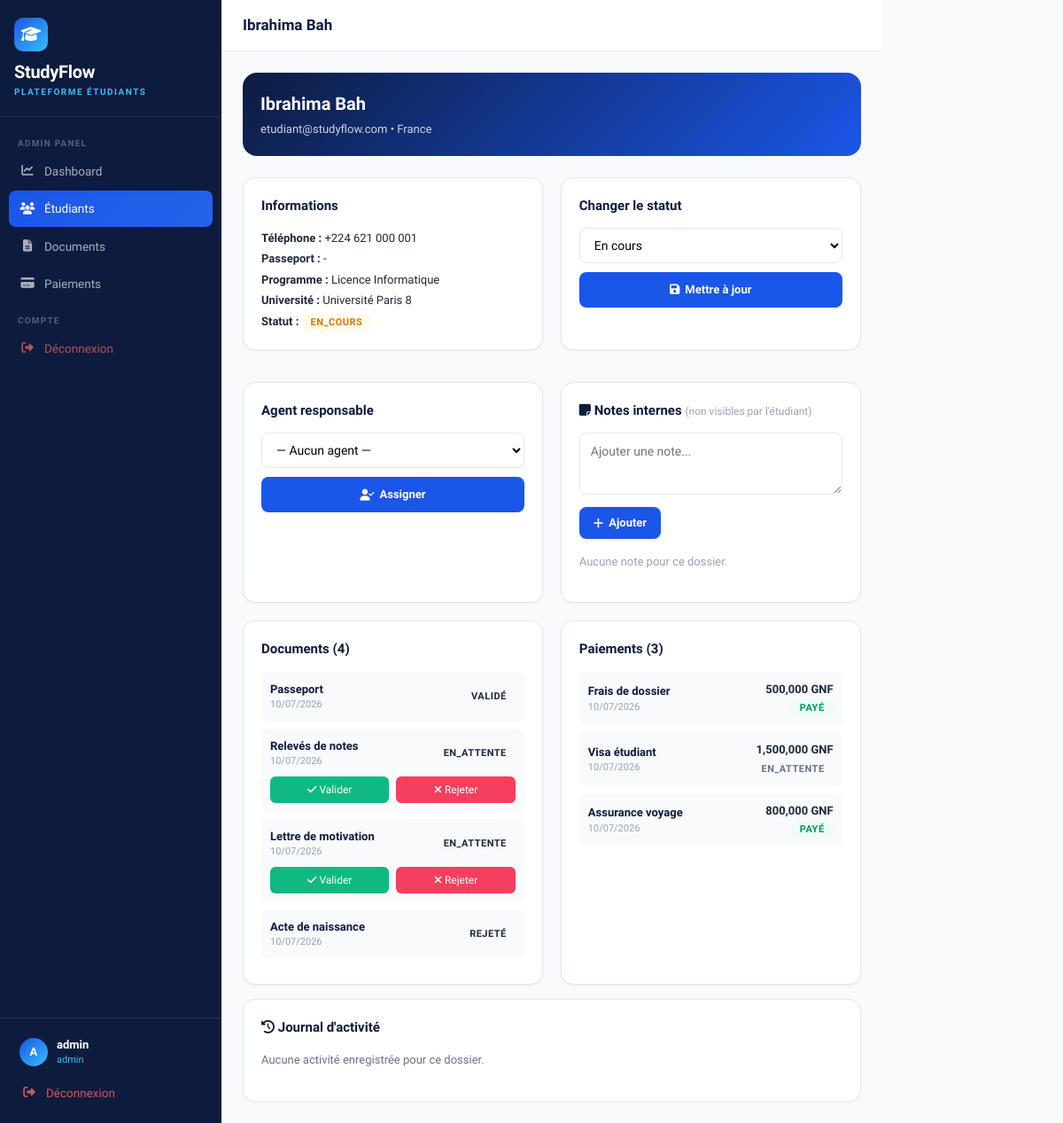
/admin/student/1 (signed in), run on the app's committed database.
### models/user.py (models this page shows, shortened)
class User(UserMixin, db.Model):
    __tablename__ = 'users'
    id = db.Column(db.Integer, primary_key=True)
    email = db.Column(db.String(120), unique=True, nullable=False)
    password_hash = db.Column(db.String(256))
    role = db.Column(db.String(20), default='student')
    is_active = db.Column(db.Boolean, default=True)
    reset_token = db.Column(db.String(100), nullable=True)
    reset_token_expiry = db.Column(db.DateTime, nullable=True)
    created_at = db.Column(db.DateTime, default=datetime.utcnow)
    student_profile = db.relationship('StudentProfile', backref='user', uselist=False, foreign_keys='StudentProfile.user_id')

class StudentProfile(db.Model):
    __tablename__ = 'student_profiles'
    id = db.Column(db.Integer, primary_key=True)
    user_id = db.Column(db.Integer, db.ForeignKey('users.id'), nullable=False)
    assigned_agent_id = db.Column(db.Integer, db.ForeignKey('users.id'), nullable=True)
    first_name = db.Column(db.String(80))
    last_name = db.Column(db.String(80))
    phone = db.Column(db.String(20))
    nationality = db.Column(db.String(50))
    passport_number = db.Column(db.String(30))
    destination_country = db.Column(db.String(50))
    program = db.Column(db.String(200))
    program_level = db.Column(db.String(20), default='Licence')  # Licence, Master
    university = db.Column(db.String(200))
    status = db.Column(db.String(30), default='nouveau')
    status_updated_at = db.Column(db.DateTime, default=datetime.utcnow)
    created_at = db.Column(db.DateTime, default=datetime.utcnow)
    documents = db.relationship('Document', backref='student', lazy=True)
    assigned_agent = db.relationship('User', foreign_keys=[assigned_agent_id])
    payments = db.relationship('Payment', backref='student', lazy=True)
    @property
    def full_name(self):
        return f"{self.first_name or ''} {self.last_name or ''}".strip()

class Document(db.Model):
    __tablename__ = 'documents'
    id = db.Column(db.Integer, primary_key=True)
    student_id = db.Column(db.Integer, db.ForeignKey('student_profiles.id'), nullable=False)
    name = db.Column(db.String(200))
    doc_type = db.Column(db.String(50))
    file_url = db.Column(db.String(300))
    file_name = db.Column(db.String(200))
    file_size = db.Column(db.Integer)
    status = db.Column(db.String(20), default='en_attente')
    rejection_reason = db.Column(db.Text)
    uploaded_at = db.Column(db.DateTime, default=datetime.utcnow)

class Payment(db.Model):
    __tablename__ = 'payments'
    id = db.Column(db.Integer, primary_key=True)
    student_id = db.Column(db.Integer, db.ForeignKey('student_profiles.id'), nullable=False)
    amount = db.Column(db.Float)
    currency = db.Column(db.String(10), default='GNF')
    service = db.Column(db.String(100))
    status = db.Column(db.String(20), default='en_attente')
    payment_method = db.Column(db.String(50))
    created_at = db.Column(db.DateTime, default=datetime.utcnow)

### routes/admin.py (the view)
@admin_bp.route('/student/<int:sid>')
@login_required
@admin_required
def student_detail(sid):
    profile = StudentProfile.query.get_or_404(sid)
    docs = Document.query.filter_by(student_id=sid).all()
    payments = Payment.query.filter_by(student_id=sid).all()
    all_agents = User.query.filter_by(role='agent').all()
    from models.user import ActivityLog, InternalNote
    logs = ActivityLog.query.filter_by(student_id=sid).order_by(ActivityLog.created_at.desc()).limit(20).all()
    notes = InternalNote.query.filter_by(student_id=sid).order_by(InternalNote.created_at.desc()).all()
    return render_template('admin/student_detail.html',
        profile=profile, docs=docs, payments=payments, all_agents=all_agents, logs=logs, notes=notes
    )

### routes/admin.py (called while the page is built)
def admin_required(f):
    @wraps(f)
    def decorated(*args, **kwargs):
        if not current_user.is_authenticated or current_user.role != 'admin':
            flash('Accès refusé. Vous n\'êtes pas administrateur.', 'danger')
            return redirect(url_for('auth.login'))
        return f(*args, **kwargs)
    return decorated

### templates/admin/student_detail.html (shortened to what this page needs)
{% extends "base.html" %}
{% block sidebar_nav %}
<div class="nav-label">Admin Panel</div>
<a href="{{ url_for('admin.dashboard') }}" class="sidebar-link">
  <i class="fas fa-chart-line"></i> Dashboard
</a>
<a href="{{ url_for('admin.students') }}" class="sidebar-link active">
  <i class="fas fa-users"></i> Étudiants
</a>
<a href="{{ url_for('admin.documents') }}" class="sidebar-link">
  <i class="fas fa-file-alt"></i> Documents
</a>
<a href="{{ url_for('admin.payments') }}" class="sidebar-link">
  <i class="fas fa-credit-card"></i> Paiements
</a>
<div class="nav-label">Compte</div>
<a href="{{ url_for('auth.logout') }}" class="sidebar-link" style="color:rgba(255,100,100,.7);">
  <i class="fas fa-sign-out-alt"></i> Déconnexion
</a>
{% endblock %}
{% block page_title %}{{ profile.full_name }}{% endblock %}
{% block content %}
<div style="background:linear-gradient(135deg,#0D1B3E,#1A56E8);border-radius:16px;padding:20px;color:#fff;margin-bottom:24px;">
  <div style="font-size:20px;font-weight:800;margin-bottom:4px;">{{ profile.full_name }}</div>
  <div style="font-size:13px;opacity:.8;">{{ profile.user.email if profile.user else '-' }} • {{ profile.destination_country or '-' }}</div>
</div>
<div style="display:grid;grid-template-columns:1fr 1fr;gap:20px;">
  <div class="sf-card">
    <div style="font-size:15px;font-weight:700;color:#0D1B3E;margin-bottom:14px;">Informations</div>
    <div style="font-size:13px;line-height:1.8;">
      <div><b>Téléphone :</b> {{ profile.phone or '-' }}</div>
      <div><b>Passeport :</b> {{ profile.passport_number or '-' }}</div>
      <div><b>Programme :</b> {{ profile.program or '-' }}</div>
      <div><b>Université :</b> {{ profile.university or '-' }}</div>
      <div><b>Statut :</b> <span class="badge-status bs-{{ profile.status }}">{{ profile.status }}</span></div>
    </div>
  </div>
  <div class="sf-card">
    <div style="font-size:15px;font-weight:700;color:#0D1B3E;margin-bottom:14px;">Changer le statut</div>
    <form method="POST" action="{{ url_for('admin.update_student_status', sid=profile.id) }}">
      <select name="status" class="sf-input" style="padding-left:12px;margin-bottom:10px;">
        <option value="en_cours" {% if profile.status == 'en_cours' %}selected{% endif %}>En cours</option>
      </select>
      <button type="submit" class="btn-sf btn-primary-sf" style="width:100%;justify-content:center;padding:10px;">
        <i class="fas fa-save"></i> Mettre à jour
      </button>
    </form>
  </div>
  <div class="sf-card" style="margin-top:16px;">
    <div style="font-size:15px;font-weight:700;color:#0D1B3E;margin-bottom:14px;">Agent responsable</div>
    <form method="POST" action="{{ url_for('admin.assign_agent', sid=profile.id) }}">
      <select name="agent_id" class="sf-input" style="padding-left:12px;margin-bottom:10px;">
        <option value="">— Aucun agent —</option>
      </select>
      <button type="submit" class="btn-sf btn-primary-sf" style="width:100%;justify-content:center;padding:10px;">
        <i class="fas fa-user-check"></i> Assigner
      </button>
    </form>
  </div>
  <div class="sf-card" style="margin-top:16px;">
    <div style="font-size:15px;font-weight:700;color:#0D1B3E;margin-bottom:14px;">
      <i class="fas fa-sticky-note"></i> Notes internes <span style="font-weight:400;color:#94A3B8;font-size:12px;">(non visibles par l'étudiant)</span>
    </div>
    <form method="POST" action="{{ url_for('admin.add_note', sid=profile.id) }}" style="margin-bottom:16px;">
      <textarea name="content" class="sf-input" style="padding:10px 12px;min-height:70px;" placeholder="Ajouter une note..." required></textarea>
      <button type="submit" class="btn-sf btn-primary-sf" style="margin-top:8px;padding:8px 16px;">
        <i class="fas fa-plus"></i> Ajouter
      </button>
    </form>
    {% if notes %}
      {% for note in notes %}
      <div style="padding:10px 0;border-bottom:1px solid #F1F5F9;">
        <div style="font-size:13px;color:#1E293B;">{{ note.content }}</div>
        <div style="font-size:11px;color:#94A3B8;margin-top:4px;">{{ note.author.email }} — {{ note.created_at.strftime('%d/%m/%Y %H:%M') }}</div>
      </div>
      {% endfor %}
    {% else %}
      <p style="color:#94A3B8;font-size:13px;">Aucune note pour ce dossier.</p>
    {% endif %}
  </div>
</div>
<div style="display:grid;grid-template-columns:1fr 1fr;gap:20px;margin-top:20px;">
  <div class="sf-card">
    <div style="font-size:15px;font-weight:700;color:#0D1B3E;margin-bottom:14px;">Documents ({{ docs|length }})</div>
    {% for doc in docs %}
    <div style="padding:10px;background:#F8FAFC;border-radius:8px;margin-bottom:8px;">
      <div style="display:flex;justify-content:space-between;align-items:center;">
        <div>
          <div style="font-size:13px;font-weight:600;color:#0D1B3E;">{{ doc.name }}</div>
          <div style="font-size:11px;color:#94A3B8;">{{ doc.uploaded_at.strftime('%d/%m/%Y') }}</div>
        </div>
        <span class="badge-status bs-{{ doc.status }}">{{ doc.status }}</span>
      </div>
      {% if doc.status == 'en_attente' %}
      <div style="display:flex;gap:8px;margin-top:8px;">
        <form method="POST" action="{{ url_for('admin.validate_document', did=doc.id) }}" style="flex:1;">
          <button type="submit" style="width:100%;background:#10B981;color:white;border:none;border-radius:6px;padding:6px;font-size:12px;">
            <i class="fas fa-check"></i> Valider
          </button>
        </form>
        <form method="POST" action="{{ url_for('admin.validate_document', did=doc.id) }}" style="flex:1;">
          <button type="submit" style="width:100%;background:#F43F5E;color:white;border:none;border-radius:6px;padding:6px;font-size:12px;">
            <i class="fas fa-times"></i> Rejeter
          </button>
        </form>
      </div>
      {% endif %}
    </div>
    {% endfor %}
  </div>
  <div class="sf-card">
    <div style="font-size:15px;font-weight:700;color:#0D1B3E;margin-bottom:14px;">Paiements ({{ payments|length }})</div>
    {% for p in payments %}
    <div style="padding:10px;background:#F8FAFC;border-radius:8px;margin-bottom:8px;">
      <div style="display:flex;justify-content:space-between;align-items:center;">
        <div>
          <div style="font-size:13px;font-weight:600;color:#0D1B3E;">{{ p.service }}</div>
          <div style="font-size:11px;color:#94A3B8;">{{ p.created_at.strftime('%d/%m/%Y') }}</div>
        </div>
        <div style="text-align:right;">
          <div style="font-size:13px;font-weight:700;">{{ "{:,.0f}".format(p.amount) }} GNF</div>
          <span class="badge-status {% if p.status == 'payé' %}bs-valide{% else %}bs-attente{% endif %}">{{ p.status }}</span>
        </div>
      </div>
    </div>
    {% endfor %}
  </div>
</div>
<div class="sf-card" style="margin-top:16px;">
  <div style="font-size:15px;font-weight:700;color:#0D1B3E;margin-bottom:16px;">
    <i class="fas fa-history"></i> Journal d'activité
  </div>
  {% if logs %}
    {% for log in logs %}
    <div style="padding:10px 0;border-bottom:1px solid #F1F5F9;display:flex;justify-content:space-between;align-items:center;">
      <div>
        <span style="font-size:13px;color:#0D1B3E;">{{ log.action }}</span>
        <div style="font-size:11px;color:#94A3B8;margin-top:2px;">par {{ log.actor_name }}</div>
      </div>
      <div style="font-size:11px;color:#94A3B8;white-space:nowrap;">{{ log.created_at.strftime('%d/%m/%Y %H:%M') }}</div>
    </div>
    {% endfor %}
  {% else %}
    <p style="color:#64748B;font-size:13px;">Aucune activité enregistrée pour ce dossier.</p>
  {% endif %}
</div>
{% endblock %}

### templates/base.html (shortened to what this page needs)
<!DOCTYPE html>
<html lang="fr">
<head>
  <link href="https://cdn.jsdelivr.net/npm/bootstrap@5.3.2/dist/css/bootstrap.min.css" rel="stylesheet">
  <link href="https://cdnjs.cloudflare.com/ajax/libs/font-awesome/6.5.0/css/all.min.css" rel="stylesheet">
</head>
<body>
{% block body %}
<div style="display:flex">
  <nav class="sidebar">
    <div class="sidebar-logo">
      <div class="logo-icon"><i class="fas fa-graduation-cap"></i></div>
      <div class="brand-name">StudyFlow</div>
      <div class="brand-sub">Plateforme Étudiants</div>
    </div>
    <div class="sidebar-nav">
      {% block sidebar_nav %}{% endblock %}
    </div>
    <div class="sidebar-footer">
      <div class="sidebar-user">
        <div class="s-avatar">{{ current_user.email[0].upper() }}</div>
        <div>
          <div class="s-name">{{ current_user.email.split('@')[0] }}</div>
          <div class="s-role">{{ current_user.role }}</div>
        </div>
      </div>
      <a href="{{ url_for('auth.logout') }}" class="sidebar-link" style="color:rgba(255,100,100,.8)">
        <i class="fas fa-sign-out-alt"></i> Déconnexion
      </a>
    </div>
  </nav>
  <div class="main-wrap">
    <header class="topbar">
      <div class="topbar-title">{% block page_title %}{% endblock %}</div>
    </header>
    <main class="page-content">
      {% block content %}{% endblock %}
    </main>
  </div>
</div>
{% endblock %}
</body>
</html>

### templates/base.html (style rules this page uses)
:root { --navy: #0D1B3E; --blue: #1A56E8; --sky: #38BDF8; --green: #10B981; --amber: #F59E0B; --rose: #F43F5E; --slate: #64748B; --light: #F8FAFC; --border: #E2E8F0; --sidebar-w: 250px; }
* { box-sizing: border-box; margin: 0; padding: 0; }
body { font-family: 'Plus Jakarta Sans', sans-serif; background: var(--light); color: #1E293B; font-size: 14px; }
.sidebar { position: fixed; top: 0; left: 0; bottom: 0; width: var(--sidebar-w); background: var(--navy); display: flex; flex-direction: column; z-index: 1000; }
.sidebar-logo { padding: 20px 16px; border-bottom: 1px solid rgba(255,255,255,.08); }
.logo-icon { width: 38px; height: 38px; background: linear-gradient(135deg, var(--blue), var(--sky)); border-radius: 10px; display: flex; align-items: center; justify-content: center; font-size: 18px; color: #fff; margin-bottom: 8px; }
.brand-name { font-size: 20px; font-weight: 800; color: #fff; letter-spacing: -.3px; }
.brand-sub { font-size: 10px; color: var(--sky); text-transform: uppercase; letter-spacing: 1.5px; font-weight: 600; }
.sidebar-nav { flex: 1; padding: 10px; overflow-y: auto; }
.nav-label { font-size: 10px; font-weight: 700; letter-spacing: 1.2px; text-transform: uppercase; color: rgba(255,255,255,.3); padding: 12px 10px 4px; }
.sidebar-link { display: flex; align-items: center; gap: 10px; padding: 10px 12px; border-radius: 8px; color: rgba(255,255,255,.65); text-decoration: none; font-weight: 500; font-size: 13.5px; margin-bottom: 2px; transition: all .15s; }
.sidebar-link.active { background: linear-gradient(135deg, var(--blue), #2563EB); color: #fff; }
.sidebar-link i { width: 18px; text-align: center; }
.sidebar-footer { padding: 12px; border-top: 1px solid rgba(255,255,255,.08); }
.sidebar-user { display: flex; align-items: center; gap: 10px; padding: 8px 10px; }
.s-avatar { width: 32px; height: 32px; border-radius: 50%; background: linear-gradient(135deg, var(--blue), var(--sky)); display: flex; align-items: center; justify-content: center; color: #fff; font-weight: 700; font-size: 13px; }
.s-name { color: #fff; font-weight: 600; font-size: 13px; }
.s-role { color: var(--sky); font-size: 11px; }
.main-wrap { margin-left: var(--sidebar-w); min-height: 100vh; }
.topbar { background: #fff; border-bottom: 1px solid var(--border); padding: 0 24px; height: 58px; display: flex; align-items: center; justify-content: space-between; position: sticky; top: 0; z-index: 100; }
.topbar-title { font-size: 17px; font-weight: 700; color: var(--navy); }
.page-content { padding: 24px; }
.sf-card { background: #fff; border: 1px solid var(--border); border-radius: 14px; padding: 20px; box-shadow: 0 1px 3px rgba(0,0,0,.05); }
.badge-status { padding: 3px 10px; border-radius: 999px; font-size: 11px; font-weight: 700; text-transform: uppercase; letter-spacing: .5px; }
.bs-en_cours { background: #FFFBEB; color: #D97706; }
.bs-valide { background: #ECFDF5; color: #059669; }
.bs-attente { background: #F8FAFC; color: #64748B; }
.btn-sf { padding: 9px 16px; border-radius: 8px; font-weight: 600; font-size: 13px; border: none; cursor: pointer; display: inline-flex; align-items: center; gap: 6px; transition: all .15s; text-decoration: none; font-family: 'Plus Jakarta Sans', sans-serif; }
.btn-primary-sf { background: var(--blue); color: #fff; }
.sf-input { border: 1.5px solid var(--border); border-radius: 8px; padding: 10px 13px; font-size: 14px; width: 100%; font-family: 'Plus Jakarta Sans', sans-serif; outline: none; background: #fff; transition: border-color .15s; }

### data on the page
User: email "A", email "admin", role "admin"
StudentProfile: full_name "Ibrahima Bah", destination_country "France", phone "+224 621 000 001", passport_number "-", program "Licence Informatique", university "Université Paris 8", status "EN_COURS", status "En cours"
User: user "etudiant@studyflow.com"
Document: name "Passeport", uploaded_at "10/07/2026", status "VALIDÉ"
Document: name "Relevés de notes", uploaded_at "10/07/2026", status "EN_ATTENTE"
Document: name "Lettre de motivation", uploaded_at "10/07/2026", status "EN_ATTENTE"
Document: name "Acte de naissance", uploaded_at "10/07/2026", status "REJETÉ"
Payment: service "Frais de dossier", created_at "10/07/2026", amount "500,000", status "PAYÉ"
Payment: service "Visa étudiant", created_at "10/07/2026", amount "1,500,000", status "EN_ATTENTE"
Payment: service "Assurance voyage", created_at "10/07/2026", amount "800,000", status "PAYÉ"

### other printed values
{{ docs|length }} "4"
{{ payments|length }} "3"
